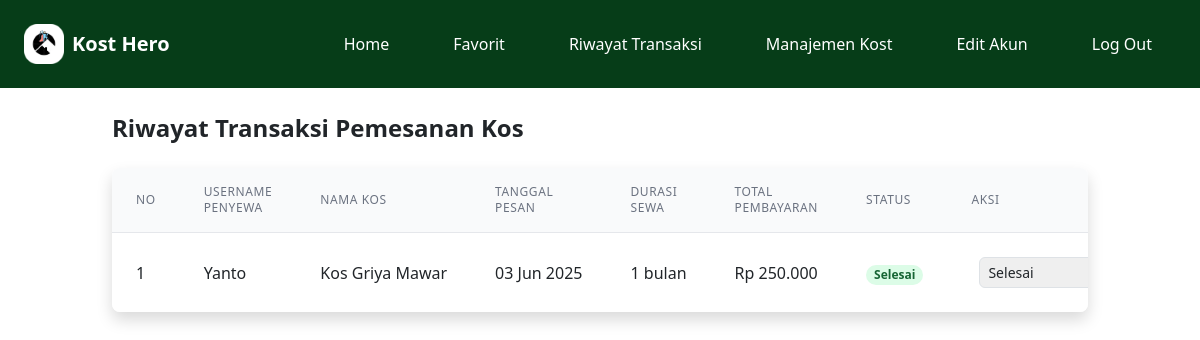
/riwayat_transaksi_owner.php (signed in), run on an earlier commit of the app's database.
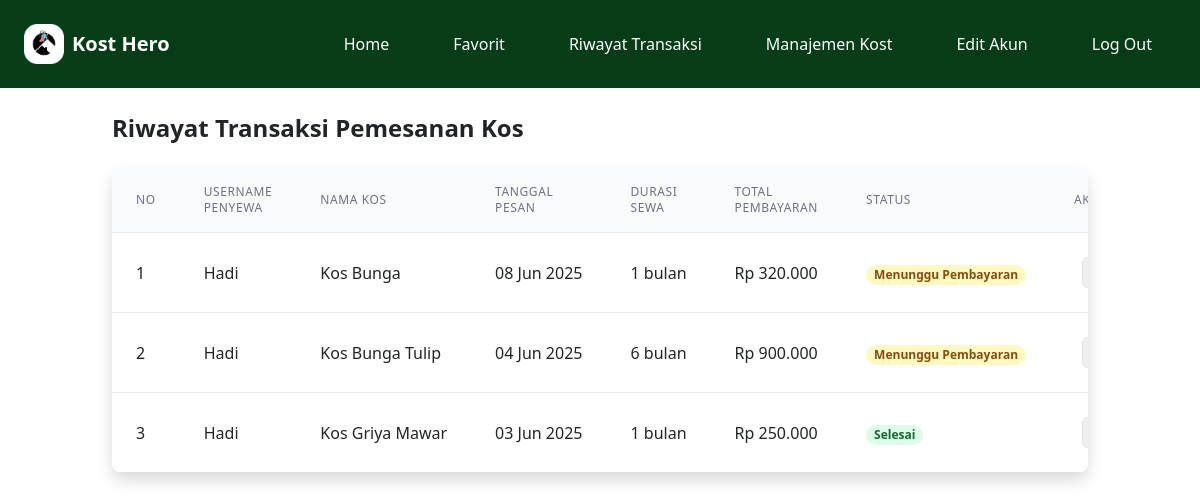
And on a later commit of the database.
### tables this page shows
CREATE TABLE `sewa` (
  `id` int(11) NOT NULL,
  `user_id` int(11) DEFAULT NULL,
  `kost_id` int(11) DEFAULT NULL,
  `checkin` date DEFAULT NULL,
  `durasi` int(11) DEFAULT NULL,
  `status` enum('Menunggu Pembayaran','Dibatalkan','Selesai') DEFAULT 'Menunggu Pembayaran',
  `created_at` timestamp NOT NULL DEFAULT current_timestamp(),
  `metode_pembayaran` enum('BRI','BCA') NOT NULL
);

CREATE TABLE `users` (
  `id` int(11) NOT NULL,
  `username` varchar(50) NOT NULL,
  `email` varchar(100) DEFAULT NULL,
  `password` text NOT NULL,
  `gender` enum('Laki-Laki','Perempuan') NOT NULL,
  `role` enum('pencari','pemilik') NOT NULL,
  `telepon` varchar(20) DEFAULT NULL,
  `alamat` text DEFAULT NULL,
  `foto` varchar(255) DEFAULT NULL,
  `created_at` timestamp NOT NULL DEFAULT current_timestamp()
);

CREATE TABLE `kost` (
  `id` int(11) NOT NULL,
  `nama_kos` varchar(255) NOT NULL,
  `alamat` text NOT NULL,
  `deskripsi` text DEFAULT NULL,
  `sisa_kamar` int(11) DEFAULT 0,
  `harga` int(11) NOT NULL,
  `fasilitas_kamar` text DEFAULT NULL,
  `fasilitas_umum` text DEFAULT NULL,
  `gambar` text NOT NULL,
  `created_at` timestamp NOT NULL DEFAULT current_timestamp(),
  `user_id` int(11) NOT NULL,
  `tipe` enum('Putra','Putri','Campur') NOT NULL
);

### src/riwayat_transaksi_owner.php (the view, shortened to what this page needs)
<?php
include 'koneksi.php';
$user_id = $_SESSION['user_id'];
$query = "SELECT s.id, s.checkin, s.durasi, s.status, s.created_at,
                 u.username AS username_penyewa,
                 k.nama_kos, k.harga,
                 (k.harga * s.durasi) AS total_harga
          FROM sewa s
          JOIN users u ON s.user_id = u.id
          JOIN kost k ON s.kost_id = k.id
          WHERE k.user_id = ?
          ORDER BY s.created_at DESC";
$stmt = $conn->prepare($query);
$stmt->bind_param("i", $user_id);
$stmt->execute();
$result = $stmt->get_result();
?>
<!DOCTYPE html>
<html lang="id">
<head>
    <script src="https://cdn.tailwindcss.com"></script>
    <link rel="stylesheet" href="https://cdn.jsdelivr.net/npm/bootstrap@5.3.2/dist/css/bootstrap.min.css">
    <link rel="stylesheet" href="https://cdnjs.cloudflare.com/ajax/libs/font-awesome/6.0.0/css/all.min.css">
</head>
<body>
    <header class="bg-[#063D18] text-white p-4 flex justify-between items-center">
        <div class="flex items-center space-x-2">
            <img src="assets/img/logo.png" alt="Logo" class="h-10 w-10">
            <h1 class="text-xl font-bold">Kost Hero</h1>
        </div>
        <div class="hidden md:flex items-center space-x-4">
            <ul class="flex space-x-4 list-none">
                <li class="px-4 py-2 rounded-md transition-colors duration-200 hover:bg-white/10 hover:text-gray-100"><a href="index.php" class="block w-full">Home</a></li>
                <li class="px-4 py-2 rounded-md transition-colors duration-200 hover:bg-white/10 hover:text-gray-100"><a href="hal_favorit.php" class="block w-full">Favorit</a></li>
                <li class="px-4 py-2 rounded-md transition-colors duration-200 hover:bg-white/10 hover:text-gray-100"><a href="riwayat_transaksi_owner.php" class="block w-full">Riwayat Transaksi</a></li>
                <li class="px-4 py-2 rounded-md transition-colors duration-200 hover:bg-white/10 hover:text-gray-100"><a href="edit_properti_owner.php" class="block w-full">Manajemen Kost</a></li>
                <li class="px-4 py-2 rounded-md transition-colors duration-200 hover:bg-white/10 hover:text-gray-100"><a href="edit_akun.php" class="block w-full">Edit Akun</a></li>
                <li class="px-4 py-2 rounded-md transition-colors duration-200 hover:bg-white/10 hover:text-gray-100"><a href="log out.php" class="block w-full">Log Out</a></li>
            </ul>
        </div>
    </header>
    <div class="container mx-auto p-4">
        <h2 class="text-2xl font-bold mb-6">Riwayat Transaksi Pemesanan Kos</h2>
        <div class="bg-white rounded-lg shadow overflow-hidden">
            <table class="min-w-full divide-y divide-gray-200">
                <thead class="bg-gray-50">
                    <tr>
                        <th class="px-6 py-3 text-left text-xs font-medium text-gray-500 uppercase tracking-wider">No</th>
                        <th class="px-6 py-3 text-left text-xs font-medium text-gray-500 uppercase tracking-wider">username Penyewa</th>
                        <th class="px-6 py-3 text-left text-xs font-medium text-gray-500 uppercase tracking-wider">Nama Kos</th>
                        <th class="px-6 py-3 text-left text-xs font-medium text-gray-500 uppercase tracking-wider">Tanggal Pesan</th>
                        <th class="px-6 py-3 text-left text-xs font-medium text-gray-500 uppercase tracking-wider">Durasi Sewa</th>
                        <th class="px-6 py-3 text-left text-xs font-medium text-gray-500 uppercase tracking-wider">Total Pembayaran</th>
                        <th class="px-6 py-3 text-left text-xs font-medium text-gray-500 uppercase tracking-wider">Status</th>
                        <th class="px-6 py-3 text-left text-xs font-medium text-gray-500 uppercase tracking-wider">Aksi</th>
                    </tr>
                </thead>
                <tbody class="bg-white divide-y divide-gray-200">
                    <?php if ($result->num_rows > 0): ?>
                        <?php $no = 1; while ($row = $result->fetch_assoc()): ?>
                            <tr>
                                <td class="px-6 py-4 whitespace-nowrap"><?php echo $no++; ?></td>
                                <td class="px-6 py-4 whitespace-nowrap"><?php echo htmlspecialchars($row['username_penyewa']); ?></td>
                                <td class="px-6 py-4 whitespace-nowrap"><?php echo htmlspecialchars($row['nama_kos']); ?></td>
                                <td class="px-6 py-4 whitespace-nowrap"><?php echo date('d M Y', strtotime($row['created_at'])); ?></td>
                                <td class="px-6 py-4 whitespace-nowrap"><?php echo $row['durasi']; ?> bulan</td>
                                <td class="px-6 py-4 whitespace-nowrap">Rp <?php echo number_format($row['total_harga'], 0, ',', '.'); ?></td>
                                <td class="px-6 py-4 whitespace-nowrap">
                                    <span class="px-2 inline-flex text-xs leading-5 font-semibold rounded-full
                                        <?php
                                        switch($row['status']) {
                                            case 'Menunggu Pembayaran': echo 'bg-yellow-100 text-yellow-800'; break;
                                            case 'Selesai': echo 'bg-green-100 text-green-800'; break;
                                        }
                                        ?>">
                                        <?php echo $row['status']; ?>
                                    </span>
                                </td>
                                <td class="px-6 py-4 whitespace-nowrap">
                                    <form method="POST" class="flex items-center space-x-2">
                                        <select name="status" class="border rounded p-1 text-sm">
                                            <option value="Menunggu Pembayaran" <?php echo $row['status'] == 'Menunggu Pembayaran' ? 'selected' : ''; ?>>Menunggu Pembayaran</option>
                                            <option value="Selesai" <?php echo $row['status'] == 'Selesai' ? 'selected' : ''; ?>>Selesai</option>
                                        </select>
                                    </form>
                                </td>
                            </tr>
                        <?php endwhile; ?>
                    <?php else: ?>
                        <tr>
                            <td colspan="8" class="px-6 py-4 text-center text-gray-500">Belum ada transaksi</td>
                        </tr>
                    <?php endif; ?>
                </tbody>
            </table>
        </div>
    </div>
</body>
</html>

What changed in the data, as far as the page shows it:
added sewa: user.username "Hadi", kost.nama_kos "Kos Bunga", created_at "08 Jun 2025", durasi "1", total_harga "320.000", status "Menunggu Pembayaran"
added sewa: user.username "Hadi", kost.nama_kos "Kos Bunga Tulip", created_at "04 Jun 2025", durasi "6", total_harga "900.000", status "Menunggu Pembayaran"
changed through a linked row, sewa "03 Jun 2025": user.username "Yanto" → "Hadi"
